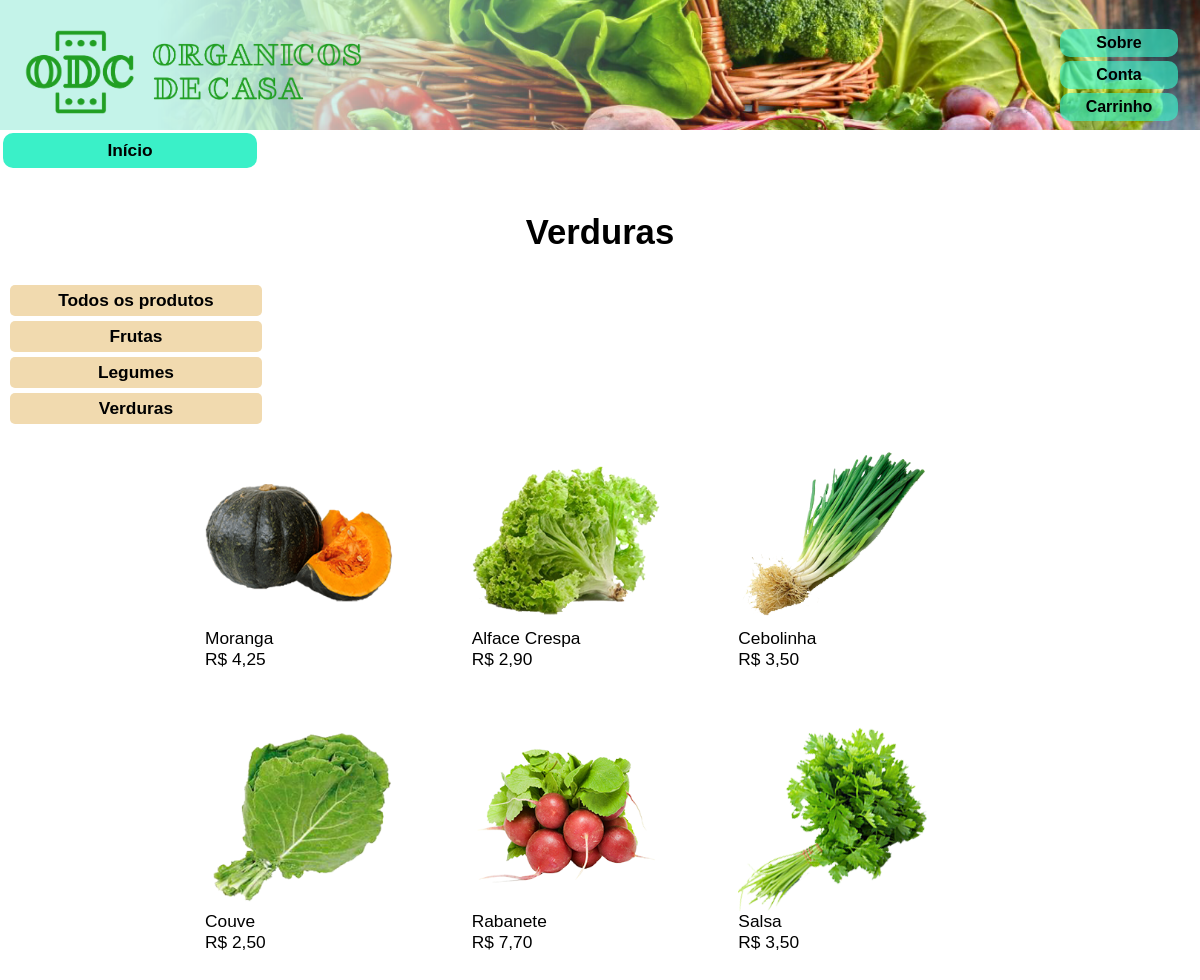
/SITE/ftverduras.php, run on the app's committed database.
### tables this page shows
CREATE TABLE `produto` (
  `codproduto` int(10) NOT NULL,
  `descricao` varchar(1000) NOT NULL,
  `categoria` varchar(40) NOT NULL,
  `preco` float NOT NULL,
  `quantidade` int(255) NOT NULL
);

### SITE/ftverduras.php (the view, shortened to what this page needs)
<?php
    include("../BD/conexao.php");
    $consulta = "SELECT * FROM produto WHERE categoria = 'verdura'";
    $con = mysqli_query($conexao, $consulta) or die .mysqli_error($conexao);
?>
<!DOCTYPE html>
<html lang="pt-br">
    <head>
    <link rel="stylesheet" href="..\estilos\base.css">
    </head>
    <body>
        <header class="header">
            <a href="index.php"><img src="../imagens/conteudo/LogoODCt.png" class="logo"></a>
            <nav>
                <li><a class="menu" href="sobre.php">Sobre</a></li>
                <li><a class="menu" href="../PGMS/cliente/login.php">Conta</a></li>
                <li><a class="menu" href="carrinho.php">Carrinho</a></li>
            </nav>
        </header>
            <nav>
                <p class="banner">
                    <li><a class="menuhorizontal" href="index.php">Início</a></li>
            </p>
        </nav>
        <br><br><br><h1>Verduras</h1>
    <section class="flexmenu">
        <div >
            <ul>
                <li><a class="menuvertical" href="index.php">Todos os produtos</a></li>
                <li><a class="menuvertical" href="ftfrutas.php">Frutas</a></li>
                <li><a class="menuvertical" href="ftlegumes.php">Legumes</a></li>
                <li><a class="menuvertical" href="ftverduras.php">Verduras</a></li>
            </ul>
        </div>
    </section>
    <section class="flex">
    <?php while ($dado = $con->fetch_array()){ ?>
                <div>
                <img class="produto" src="../imagens/Produtos/<?php echo $dado['categoria'] ;?>/<?php echo $dado['descricao'] ;?>.png">
                <p><?php echo $dado['descricao'] ;?><br></p>
                <p>R$ <?php echo number_format($dado['preco'], 2, ',', '.') ;?><br></p>
                <br>
                <br>
                </div>
        <?php } ?>
    </section>
</body>
</html>

### ESTILOS/base.css (style rules this page uses)
body, ul, li, p { margin: 0px; padding: 0px; list-style: none; font-size: 13pt; font-family: Verdana,sans-serif; }
a { text-decoration: none; color: #000000; font-weight: bold; }
a.menuhorizontal { display: block; float:left; margin: 0px auto; color: #000; list-style-type: none; margin: 3px; padding: 7px; width: 20vw; background-color: #3af0c8; text-decoration: none; text-align: center; border-radius: 10px; font-weight: bold; }
.logo { width: 350px; margin: 0px center; }
h1 { text-align: center; margin-top: 20px; }
.header { background-image: url("../imagens/conteudo/banner2x.png"), url("../imagens/conteudo/banner2.png"); background-color: #1d1e20; background-position: left; background-repeat: no-repeat; background-size: 1000PX, cover; height: 90px; display: block; display: flex; flex-wrap: wrap; justify-content: space-between; align-items: center ; padding: 20px; }
.menu { display: block; position: static; font-size: 1rem; float: right; margin: 0px auto; margin: 2px; padding: 5px; width: 9vw; background-color:#3af0c9a9; text-decoration: none; text-align: center; border-radius: 10px; font-weight: bold; }
.flex { display: flex; flex-wrap: wrap; max-width: 800px; margin: 0 auto; }
.flex > div { flex: 1 1 200px; margin: 5px; }
.produto { max-width: 100%; display: block; width: 5cm; height: 5cm; }
.flexmenu { display: flex; flex-wrap: wrap; max-width: 300px; margin: 0px left ; padding: 5px; width: 7cm; position: left; }
.menuvertical { display: grid; color: #000000; list-style-type: none; margin: 5px; padding: 5px; width: 6.4cm; background-color:#f1daaf; text-decoration: none; border-radius: 5px; text-align: center; font-weight: bold; }

### data on the page
produto: categoria+descricao (picture), descricao "Moranga", preco "4,25"
produto: categoria+descricao (picture), descricao "Alface Crespa", preco "2,90"
produto: categoria+descricao (picture), descricao "Cebolinha", preco "3,50"
produto: categoria+descricao (picture), descricao "Couve", preco "2,50"
produto: categoria+descricao (picture), descricao "Rabanete", preco "7,70"
produto: categoria+descricao (picture), descricao "Salsa", preco "3,50"
